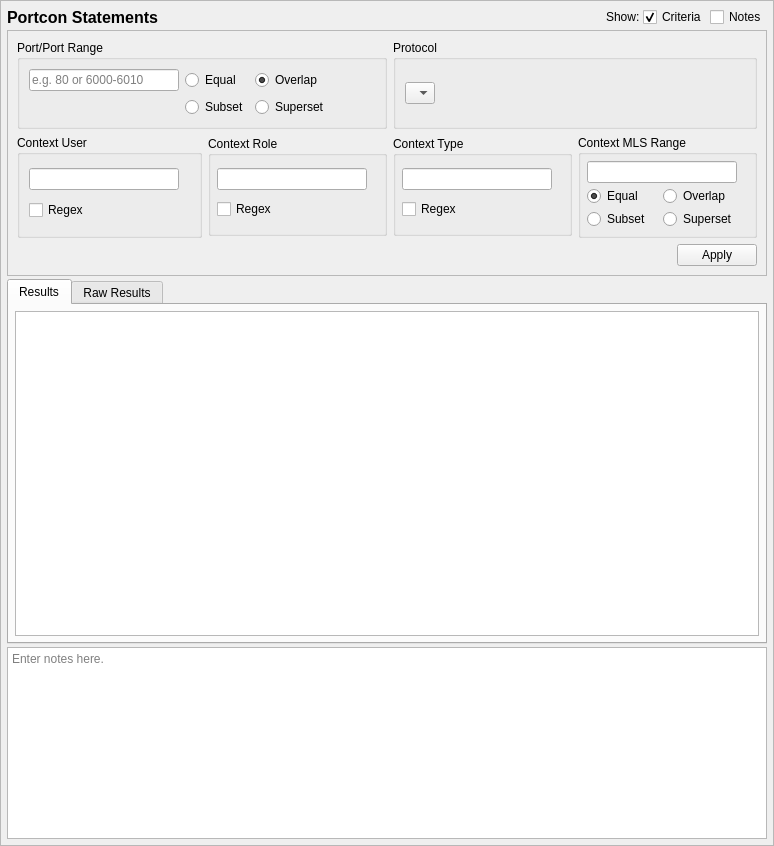
<?xml version="1.0" encoding="UTF-8"?>
<ui version="4.0">
 <class>PortconQueryTab_ui</class>
 <widget class="QScrollArea" name="PortconQueryTab_ui">
  <property name="geometry">
   <rect>
    <x>0</x>
    <y>0</y>
    <width>774</width>
    <height>846</height>
   </rect>
  </property>
  <property name="sizeAdjustPolicy">
   <enum>QAbstractScrollArea::AdjustToContents</enum>
  </property>
  <property name="widgetResizable">
   <bool>true</bool>
  </property>
  <widget class="QWidget" name="contents">
   <property name="geometry">
    <rect>
     <x>0</x>
     <y>0</y>
     <width>770</width>
     <height>842</height>
    </rect>
   </property>
   <property name="minimumSize">
    <size>
     <width>0</width>
     <height>0</height>
    </size>
   </property>
   <layout class="QGridLayout" name="gridLayout_9">
    <property name="leftMargin">
     <number>6</number>
    </property>
    <property name="topMargin">
     <number>6</number>
    </property>
    <property name="rightMargin">
     <number>6</number>
    </property>
    <property name="bottomMargin">
     <number>6</number>
    </property>
    <property name="spacing">
     <number>3</number>
    </property>
    <item row="3" column="0" colspan="5">
     <widget class="QTextEdit" name="notes">
      <property name="sizePolicy">
       <sizepolicy hsizetype="Preferred" vsizetype="Preferred">
        <horstretch>0</horstretch>
        <verstretch>0</verstretch>
       </sizepolicy>
      </property>
      <property name="minimumSize">
       <size>
        <width>0</width>
        <height>80</height>
       </size>
      </property>
      <property name="toolTip">
       <string>Optionally enter notes here about the query.</string>
      </property>
      <property name="placeholderText">
       <string>Enter notes here.</string>
      </property>
     </widget>
    </item>
    <item row="0" column="4">
     <widget class="QCheckBox" name="notes_expander">
      <property name="toolTip">
       <string>Show or hide the notes field (no data is lost)</string>
      </property>
      <property name="text">
       <string>Notes</string>
      </property>
     </widget>
    </item>
    <item row="0" column="3">
     <widget class="QCheckBox" name="criteria_expander">
      <property name="toolTip">
       <string>Show or hide the search criteria (no settings are lost)</string>
      </property>
      <property name="text">
       <string>Criteria</string>
      </property>
      <property name="checked">
       <bool>true</bool>
      </property>
     </widget>
    </item>
    <item row="0" column="0">
     <widget class="QLabel" name="label">
      <property name="sizePolicy">
       <sizepolicy hsizetype="Preferred" vsizetype="Fixed">
        <horstretch>0</horstretch>
        <verstretch>0</verstretch>
       </sizepolicy>
      </property>
      <property name="maximumSize">
       <size>
        <width>16777215</width>
        <height>20</height>
       </size>
      </property>
      <property name="font">
       <font>
        <pointsize>12</pointsize>
        <weight>75</weight>
        <bold>true</bold>
       </font>
      </property>
      <property name="text">
       <string>Portcon Statements</string>
      </property>
     </widget>
    </item>
    <item row="0" column="2">
     <widget class="QLabel" name="label_2">
      <property name="text">
       <string>Show:</string>
      </property>
     </widget>
    </item>
    <item row="0" column="1">
     <spacer name="horizontalSpacer_5">
      <property name="orientation">
       <enum>Qt::Horizontal</enum>
      </property>
      <property name="sizeHint" stdset="0">
       <size>
        <width>40</width>
        <height>20</height>
       </size>
      </property>
     </spacer>
    </item>
    <item row="2" column="0" colspan="5">
     <widget class="QTabWidget" name="results_frame">
      <property name="sizePolicy">
       <sizepolicy hsizetype="Preferred" vsizetype="MinimumExpanding">
        <horstretch>0</horstretch>
        <verstretch>1</verstretch>
       </sizepolicy>
      </property>
      <property name="currentIndex">
       <number>0</number>
      </property>
      <widget class="QWidget" name="results_framePage1">
       <property name="sizePolicy">
        <sizepolicy hsizetype="Preferred" vsizetype="MinimumExpanding">
         <horstretch>0</horstretch>
         <verstretch>0</verstretch>
        </sizepolicy>
       </property>
       <attribute name="title">
        <string>Results</string>
       </attribute>
       <layout class="QVBoxLayout" name="verticalLayout_3">
        <property name="leftMargin">
         <number>6</number>
        </property>
        <property name="topMargin">
         <number>6</number>
        </property>
        <property name="rightMargin">
         <number>6</number>
        </property>
        <property name="bottomMargin">
         <number>6</number>
        </property>
        <item>
         <widget class="SEToolsTableView" name="table_results">
          <property name="sizePolicy">
           <sizepolicy hsizetype="Preferred" vsizetype="MinimumExpanding">
            <horstretch>0</horstretch>
            <verstretch>0</verstretch>
           </sizepolicy>
          </property>
          <property name="sizeAdjustPolicy">
           <enum>QAbstractScrollArea::AdjustIgnored</enum>
          </property>
          <property name="alternatingRowColors">
           <bool>true</bool>
          </property>
          <property name="sortingEnabled">
           <bool>true</bool>
          </property>
         </widget>
        </item>
       </layout>
      </widget>
      <widget class="QWidget" name="results_framePage2">
       <property name="sizePolicy">
        <sizepolicy hsizetype="Preferred" vsizetype="MinimumExpanding">
         <horstretch>0</horstretch>
         <verstretch>0</verstretch>
        </sizepolicy>
       </property>
       <attribute name="title">
        <string>Raw Results</string>
       </attribute>
       <layout class="QVBoxLayout" name="verticalLayout_2">
        <property name="leftMargin">
         <number>6</number>
        </property>
        <property name="topMargin">
         <number>6</number>
        </property>
        <property name="rightMargin">
         <number>6</number>
        </property>
        <property name="bottomMargin">
         <number>6</number>
        </property>
        <item>
         <widget class="QPlainTextEdit" name="raw_results">
          <property name="sizePolicy">
           <sizepolicy hsizetype="Preferred" vsizetype="MinimumExpanding">
            <horstretch>0</horstretch>
            <verstretch>0</verstretch>
           </sizepolicy>
          </property>
          <property name="minimumSize">
           <size>
            <width>0</width>
            <height>0</height>
           </size>
          </property>
          <property name="font">
           <font>
            <family>Monospace</family>
           </font>
          </property>
          <property name="documentTitle">
           <string/>
          </property>
          <property name="lineWrapMode">
           <enum>QPlainTextEdit::NoWrap</enum>
          </property>
          <property name="readOnly">
           <bool>true</bool>
          </property>
         </widget>
        </item>
       </layout>
      </widget>
     </widget>
    </item>
    <item row="1" column="0" colspan="5">
     <widget class="QFrame" name="criteria_frame">
      <property name="maximumSize">
       <size>
        <width>16777215</width>
        <height>16777215</height>
       </size>
      </property>
      <property name="frameShape">
       <enum>QFrame::StyledPanel</enum>
      </property>
      <property name="frameShadow">
       <enum>QFrame::Raised</enum>
      </property>
      <layout class="QGridLayout" name="gridLayout_3">
       <item row="1" column="3" rowspan="2">
        <widget class="QGroupBox" name="range_criteria">
         <property name="maximumSize">
          <size>
           <width>16777215</width>
           <height>16777215</height>
          </size>
         </property>
         <property name="title">
          <string>Context MLS Range</string>
         </property>
         <layout class="QGridLayout" name="gridLayout_8">
          <property name="leftMargin">
           <number>6</number>
          </property>
          <property name="topMargin">
           <number>6</number>
          </property>
          <property name="rightMargin">
           <number>6</number>
          </property>
          <property name="bottomMargin">
           <number>6</number>
          </property>
          <property name="spacing">
           <number>3</number>
          </property>
          <item row="2" column="1">
           <widget class="QRadioButton" name="range_exact">
            <property name="toolTip">
             <string>Match the context's range if the criteria is equal to the context's range.</string>
            </property>
            <property name="text">
             <string>Equal</string>
            </property>
            <property name="checked">
             <bool>true</bool>
            </property>
           </widget>
          </item>
          <item row="2" column="2">
           <widget class="QRadioButton" name="range_overlap">
            <property name="toolTip">
             <string>Match the context's range if the criteria overlaps the context's range.</string>
            </property>
            <property name="text">
             <string>Overlap</string>
            </property>
           </widget>
          </item>
          <item row="3" column="1">
           <widget class="QRadioButton" name="range_subset">
            <property name="toolTip">
             <string>Match the context's range if the criteria is a subset of the context's range.</string>
            </property>
            <property name="text">
             <string>Subset</string>
            </property>
           </widget>
          </item>
          <item row="3" column="2">
           <widget class="QRadioButton" name="range_superset">
            <property name="toolTip">
             <string>Match the context's range if the criteria is a superset to the context's range.</string>
            </property>
            <property name="text">
             <string>Superset</string>
            </property>
           </widget>
          </item>
          <item row="1" column="1" colspan="2">
           <widget class="QLineEdit" name="range_">
            <property name="sizePolicy">
             <sizepolicy hsizetype="Preferred" vsizetype="Fixed">
              <horstretch>0</horstretch>
              <verstretch>0</verstretch>
             </sizepolicy>
            </property>
            <property name="minimumSize">
             <size>
              <width>150</width>
              <height>20</height>
             </size>
            </property>
            <property name="maximumSize">
             <size>
              <width>250</width>
              <height>16777215</height>
             </size>
            </property>
           </widget>
          </item>
          <item row="1" column="3">
           <spacer name="horizontalSpacer_7">
            <property name="orientation">
             <enum>Qt::Horizontal</enum>
            </property>
            <property name="sizeHint" stdset="0">
             <size>
              <width>40</width>
              <height>20</height>
             </size>
            </property>
           </spacer>
          </item>
         </layout>
        </widget>
       </item>
       <item row="3" column="3">
        <widget class="QDialogButtonBox" name="buttonBox">
         <property name="standardButtons">
          <set>QDialogButtonBox::Apply</set>
         </property>
        </widget>
       </item>
       <item row="1" column="2" rowspan="2">
        <widget class="QGroupBox" name="type_criteria">
         <property name="maximumSize">
          <size>
           <width>16777215</width>
           <height>100</height>
          </size>
         </property>
         <property name="title">
          <string>Context Type</string>
         </property>
         <layout class="QGridLayout" name="gridLayout_5">
          <property name="leftMargin">
           <number>6</number>
          </property>
          <property name="topMargin">
           <number>6</number>
          </property>
          <property name="rightMargin">
           <number>6</number>
          </property>
          <property name="bottomMargin">
           <number>6</number>
          </property>
          <property name="spacing">
           <number>3</number>
          </property>
          <item row="1" column="1">
           <widget class="QCheckBox" name="type_regex">
            <property name="toolTip">
             <string>Use regular expressions to match the context's type.</string>
            </property>
            <property name="text">
             <string>Regex</string>
            </property>
           </widget>
          </item>
          <item row="0" column="1">
           <widget class="QLineEdit" name="type_">
            <property name="sizePolicy">
             <sizepolicy hsizetype="Preferred" vsizetype="Fixed">
              <horstretch>0</horstretch>
              <verstretch>0</verstretch>
             </sizepolicy>
            </property>
            <property name="minimumSize">
             <size>
              <width>150</width>
              <height>0</height>
             </size>
            </property>
            <property name="maximumSize">
             <size>
              <width>250</width>
              <height>16777215</height>
             </size>
            </property>
           </widget>
          </item>
          <item row="0" column="2">
           <spacer name="horizontalSpacer_6">
            <property name="orientation">
             <enum>Qt::Horizontal</enum>
            </property>
            <property name="sizeHint" stdset="0">
             <size>
              <width>40</width>
              <height>20</height>
             </size>
            </property>
           </spacer>
          </item>
         </layout>
        </widget>
       </item>
       <item row="1" column="1" rowspan="2">
        <widget class="QGroupBox" name="role_criteria">
         <property name="maximumSize">
          <size>
           <width>16777215</width>
           <height>100</height>
          </size>
         </property>
         <property name="title">
          <string>Context Role</string>
         </property>
         <layout class="QGridLayout" name="gridLayout_2">
          <property name="leftMargin">
           <number>6</number>
          </property>
          <property name="topMargin">
           <number>6</number>
          </property>
          <property name="rightMargin">
           <number>6</number>
          </property>
          <property name="bottomMargin">
           <number>6</number>
          </property>
          <property name="spacing">
           <number>3</number>
          </property>
          <item row="0" column="0">
           <widget class="QLineEdit" name="role">
            <property name="sizePolicy">
             <sizepolicy hsizetype="Preferred" vsizetype="Fixed">
              <horstretch>0</horstretch>
              <verstretch>0</verstretch>
             </sizepolicy>
            </property>
            <property name="minimumSize">
             <size>
              <width>150</width>
              <height>0</height>
             </size>
            </property>
            <property name="maximumSize">
             <size>
              <width>250</width>
              <height>16777215</height>
             </size>
            </property>
           </widget>
          </item>
          <item row="1" column="0">
           <widget class="QCheckBox" name="role_regex">
            <property name="enabled">
             <bool>true</bool>
            </property>
            <property name="toolTip">
             <string>Use regular expressions to match the context's role.</string>
            </property>
            <property name="text">
             <string>Regex</string>
            </property>
           </widget>
          </item>
          <item row="0" column="1">
           <spacer name="horizontalSpacer_4">
            <property name="orientation">
             <enum>Qt::Horizontal</enum>
            </property>
            <property name="sizeHint" stdset="0">
             <size>
              <width>40</width>
              <height>20</height>
             </size>
            </property>
           </spacer>
          </item>
         </layout>
        </widget>
       </item>
       <item row="1" column="0" rowspan="2">
        <widget class="QGroupBox" name="user_critera">
         <property name="title">
          <string>Context User</string>
         </property>
         <layout class="QGridLayout" name="gridLayout_6">
          <item row="0" column="0">
           <widget class="QLineEdit" name="user">
            <property name="sizePolicy">
             <sizepolicy hsizetype="Preferred" vsizetype="Fixed">
              <horstretch>0</horstretch>
              <verstretch>0</verstretch>
             </sizepolicy>
            </property>
            <property name="minimumSize">
             <size>
              <width>150</width>
              <height>0</height>
             </size>
            </property>
           </widget>
          </item>
          <item row="1" column="0">
           <widget class="QCheckBox" name="user_regex">
            <property name="toolTip">
             <string>Use regular expressions to match the context's user.</string>
            </property>
            <property name="text">
             <string>Regex</string>
            </property>
           </widget>
          </item>
          <item row="0" column="1">
           <spacer name="horizontalSpacer_3">
            <property name="orientation">
             <enum>Qt::Horizontal</enum>
            </property>
            <property name="sizeHint" stdset="0">
             <size>
              <width>40</width>
              <height>20</height>
             </size>
            </property>
           </spacer>
          </item>
         </layout>
        </widget>
       </item>
       <item row="0" column="0" colspan="2">
        <widget class="QGroupBox" name="port_criteria">
         <property name="title">
          <string>Port/Port Range</string>
         </property>
         <layout class="QGridLayout" name="gridLayout">
          <item row="0" column="0">
           <widget class="QLineEdit" name="ports">
            <property name="sizePolicy">
             <sizepolicy hsizetype="Preferred" vsizetype="Fixed">
              <horstretch>0</horstretch>
              <verstretch>0</verstretch>
             </sizepolicy>
            </property>
            <property name="minimumSize">
             <size>
              <width>150</width>
              <height>0</height>
             </size>
            </property>
            <property name="placeholderText">
             <string>e.g. 80 or 6000-6010</string>
            </property>
           </widget>
          </item>
          <item row="1" column="3">
           <widget class="QRadioButton" name="ports_superset">
            <property name="toolTip">
             <string>Match the port range if the criteria is a superset to the portcon's port range.</string>
            </property>
            <property name="text">
             <string>Superset</string>
            </property>
           </widget>
          </item>
          <item row="0" column="3">
           <widget class="QRadioButton" name="ports_overlap">
            <property name="toolTip">
             <string>Match the port range if the criteria overlaps the portcon's port range.</string>
            </property>
            <property name="text">
             <string>Overlap</string>
            </property>
            <property name="checked">
             <bool>true</bool>
            </property>
           </widget>
          </item>
          <item row="0" column="2">
           <widget class="QRadioButton" name="ports_exact">
            <property name="toolTip">
             <string>Match the port range if the criteria is equal to the portcon's port range.</string>
            </property>
            <property name="text">
             <string>Equal</string>
            </property>
            <property name="checked">
             <bool>false</bool>
            </property>
           </widget>
          </item>
          <item row="1" column="2">
           <widget class="QRadioButton" name="ports_subset">
            <property name="toolTip">
             <string>Match the port range if the criteria is a subset of the portcon's port range.</string>
            </property>
            <property name="text">
             <string>Subset</string>
            </property>
           </widget>
          </item>
          <item row="0" column="4">
           <spacer name="horizontalSpacer">
            <property name="orientation">
             <enum>Qt::Horizontal</enum>
            </property>
            <property name="sizeHint" stdset="0">
             <size>
              <width>40</width>
              <height>20</height>
             </size>
            </property>
           </spacer>
          </item>
         </layout>
        </widget>
       </item>
       <item row="0" column="2" colspan="2">
        <widget class="QGroupBox" name="protocol_criteria">
         <property name="title">
          <string>Protocol</string>
         </property>
         <layout class="QGridLayout" name="gridLayout_4">
          <item row="0" column="1">
           <spacer name="horizontalSpacer_2">
            <property name="orientation">
             <enum>Qt::Horizontal</enum>
            </property>
            <property name="sizeHint" stdset="0">
             <size>
              <width>40</width>
              <height>20</height>
             </size>
            </property>
           </spacer>
          </item>
          <item row="0" column="0">
           <widget class="QComboBox" name="protocol">
            <item>
             <property name="text">
              <string/>
             </property>
            </item>
           </widget>
          </item>
         </layout>
        </widget>
       </item>
      </layout>
      <zorder>role_criteria</zorder>
      <zorder>type_criteria</zorder>
      <zorder>user_critera</zorder>
      <zorder>range_criteria</zorder>
      <zorder>buttonBox</zorder>
      <zorder>protocol_criteria</zorder>
      <zorder>port_criteria</zorder>
     </widget>
    </item>
   </layout>
  </widget>
 </widget>
 <customwidgets>
  <customwidget>
   <class>SEToolsTableView</class>
   <extends>QTableView</extends>
   <header>setoolsgui/tableview.h</header>
  </customwidget>
 </customwidgets>
 <tabstops>
  <tabstop>criteria_expander</tabstop>
  <tabstop>notes_expander</tabstop>
  <tabstop>ports</tabstop>
  <tabstop>ports_exact</tabstop>
  <tabstop>ports_overlap</tabstop>
  <tabstop>ports_subset</tabstop>
  <tabstop>ports_superset</tabstop>
  <tabstop>protocol</tabstop>
  <tabstop>user</tabstop>
  <tabstop>user_regex</tabstop>
  <tabstop>role</tabstop>
  <tabstop>role_regex</tabstop>
  <tabstop>type_</tabstop>
  <tabstop>type_regex</tabstop>
  <tabstop>range_</tabstop>
  <tabstop>range_exact</tabstop>
  <tabstop>range_overlap</tabstop>
  <tabstop>range_subset</tabstop>
  <tabstop>range_superset</tabstop>
  <tabstop>results_frame</tabstop>
  <tabstop>table_results</tabstop>
  <tabstop>raw_results</tabstop>
  <tabstop>notes</tabstop>
 </tabstops>
 <resources/>
 <connections>
  <connection>
   <sender>criteria_expander</sender>
   <signal>toggled(bool)</signal>
   <receiver>criteria_frame</receiver>
   <slot>setVisible(bool)</slot>
   <hints>
    <hint type="sourcelabel">
     <x>592</x>
     <y>16</y>
    </hint>
    <hint type="destinationlabel">
     <x>386</x>
     <y>232</y>
    </hint>
   </hints>
  </connection>
  <connection>
   <sender>notes_expander</sender>
   <signal>toggled(bool)</signal>
   <receiver>notes</receiver>
   <slot>setVisible(bool)</slot>
   <hints>
    <hint type="sourcelabel">
     <x>735</x>
     <y>16</y>
    </hint>
    <hint type="destinationlabel">
     <x>386</x>
     <y>756</y>
    </hint>
   </hints>
  </connection>
 </connections>
</ui>
